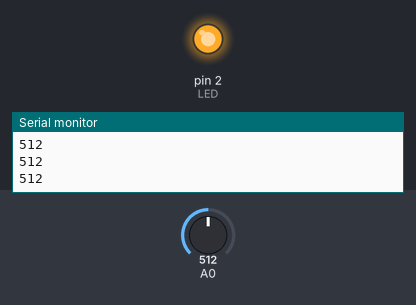
The sketch below on a simulated Arduino Uno, built with avr-gcc and run on an emulated ATmega328P. On the bench: output pins drawn as LEDs (lit = HIGH), the last lines printed to the serial monitor. The test bench sets the inputs (shaded band); at power-on: A0 = 512.

Above: at 1.2 s.
1.3 s: A0 set to 488
At 2.0 s:
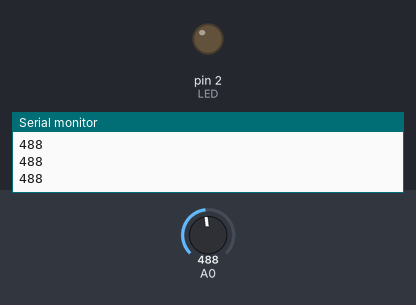
2.8 s: A0 set to 510
At 4.0 s:
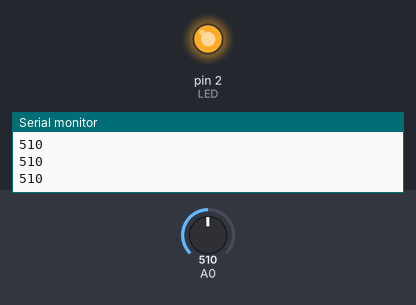
4.3 s: A0 set to 490
At 5.5 s:
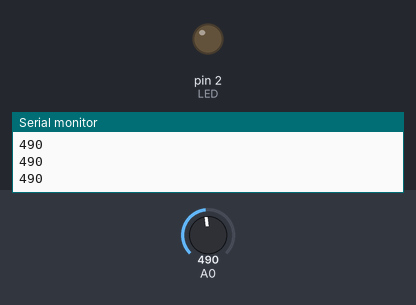
Timing chart, 0 to 7.3 s (numbered marks = the images above; inputs shaded):
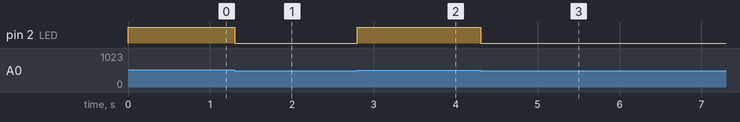

The sketch:

sketch_apr12b.ino
```cpp
int valor=0;
int LED = 2;

void setup() {
  // put your setup code here, to run once:
  Serial.begin(9600);
  Serial.println("Prueba");
  pinMode(LED, OUTPUT);
}

void loop() {
  // put your main code here, to run repeatedly:
  valor=analogRead(A0);

  if(valor > 500){
    digitalWrite(LED, HIGH);
  }else{
    digitalWrite(LED, LOW);
  }

  Serial.println(valor);
}
```

Measured:
- the behaviour switches between 501 and 500 on A0 (found by bisection; images 0 and 1)
- after the input at 1.3 s, pin 2 (LED): HIGH → LOW at once
- after the input at 2.8 s, pin 2 (LED): LOW → HIGH at once
- after the input at 4.3 s, pin 2 (LED): HIGH → LOW at once
